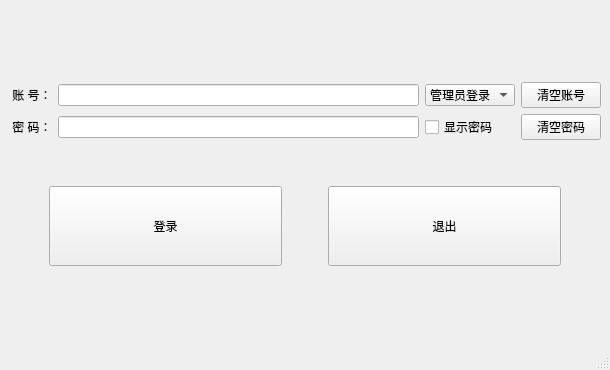
<?xml version="1.0" encoding="UTF-8"?>
<ui version="4.0">
 <class>Login</class>
 <widget class="QMainWindow" name="Login">
  <property name="geometry">
   <rect>
    <x>0</x>
    <y>0</y>
    <width>610</width>
    <height>370</height>
   </rect>
  </property>
  <property name="minimumSize">
   <size>
    <width>610</width>
    <height>370</height>
   </size>
  </property>
  <property name="maximumSize">
   <size>
    <width>610</width>
    <height>370</height>
   </size>
  </property>
  <property name="windowTitle">
   <string>MainWindow</string>
  </property>
  <widget class="QWidget" name="centralwidget">
   <layout class="QVBoxLayout" name="verticalLayout_2">
    <item>
     <layout class="QVBoxLayout" name="verticalLayout">
      <item>
       <layout class="QGridLayout" name="gridLayout">
        <item row="0" column="0">
         <widget class="QLabel" name="label">
          <property name="text">
           <string> 账 号：</string>
          </property>
         </widget>
        </item>
        <item row="0" column="3">
         <widget class="QPushButton" name="pushButton_clearUser">
          <property name="text">
           <string>清空账号</string>
          </property>
         </widget>
        </item>
        <item row="0" column="1">
         <widget class="QLineEdit" name="lineEdit_user"/>
        </item>
        <item row="1" column="1">
         <widget class="QLineEdit" name="lineEdit_passwd"/>
        </item>
        <item row="1" column="2">
         <widget class="QCheckBox" name="checkBox_password">
          <property name="text">
           <string>显示密码</string>
          </property>
         </widget>
        </item>
        <item row="1" column="3">
         <widget class="QPushButton" name="pushButton_clearPass">
          <property name="text">
           <string>清空密码</string>
          </property>
         </widget>
        </item>
        <item row="1" column="0">
         <widget class="QLabel" name="label_2">
          <property name="text">
           <string> 密 码：</string>
          </property>
         </widget>
        </item>
        <item row="0" column="2">
         <widget class="QComboBox" name="comboBox">
          <item>
           <property name="text">
            <string>管理员登录</string>
           </property>
          </item>
          <item>
           <property name="text">
            <string>普通用户</string>
           </property>
          </item>
         </widget>
        </item>
       </layout>
      </item>
      <item>
       <spacer name="verticalSpacer">
        <property name="orientation">
         <enum>Qt::Vertical</enum>
        </property>
        <property name="sizeType">
         <enum>QSizePolicy::Fixed</enum>
        </property>
        <property name="sizeHint" stdset="0">
         <size>
          <width>20</width>
          <height>40</height>
         </size>
        </property>
       </spacer>
      </item>
      <item>
       <layout class="QHBoxLayout" name="horizontalLayout">
        <item>
         <spacer name="horizontalSpacer_2">
          <property name="orientation">
           <enum>Qt::Horizontal</enum>
          </property>
          <property name="sizeType">
           <enum>QSizePolicy::Fixed</enum>
          </property>
          <property name="sizeHint" stdset="0">
           <size>
            <width>40</width>
            <height>20</height>
           </size>
          </property>
         </spacer>
        </item>
        <item>
         <widget class="QPushButton" name="pushButton_login">
          <property name="minimumSize">
           <size>
            <width>200</width>
            <height>80</height>
           </size>
          </property>
          <property name="text">
           <string>登录</string>
          </property>
         </widget>
        </item>
        <item>
         <spacer name="horizontalSpacer">
          <property name="orientation">
           <enum>Qt::Horizontal</enum>
          </property>
          <property name="sizeType">
           <enum>QSizePolicy::Fixed</enum>
          </property>
          <property name="sizeHint" stdset="0">
           <size>
            <width>40</width>
            <height>20</height>
           </size>
          </property>
         </spacer>
        </item>
        <item>
         <widget class="QPushButton" name="pushButton_exit">
          <property name="minimumSize">
           <size>
            <width>200</width>
            <height>80</height>
           </size>
          </property>
          <property name="text">
           <string>退出</string>
          </property>
         </widget>
        </item>
        <item>
         <spacer name="horizontalSpacer_3">
          <property name="orientation">
           <enum>Qt::Horizontal</enum>
          </property>
          <property name="sizeType">
           <enum>QSizePolicy::Fixed</enum>
          </property>
          <property name="sizeHint" stdset="0">
           <size>
            <width>40</width>
            <height>20</height>
           </size>
          </property>
         </spacer>
        </item>
       </layout>
      </item>
     </layout>
    </item>
   </layout>
  </widget>
  <widget class="QMenuBar" name="menubar">
   <property name="geometry">
    <rect>
     <x>0</x>
     <y>0</y>
     <width>610</width>
     <height>23</height>
    </rect>
   </property>
  </widget>
  <widget class="QStatusBar" name="statusbar"/>
 </widget>
 <resources/>
 <connections/>
</ui>
